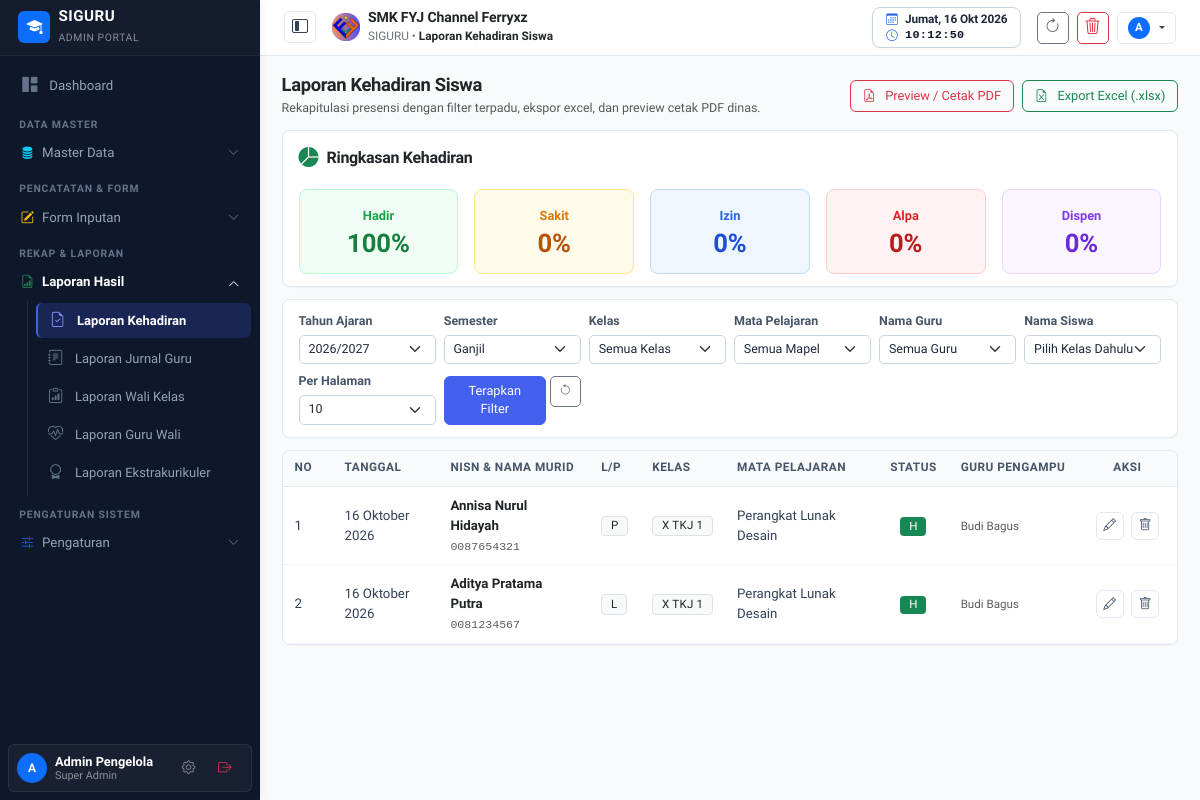
/laporan-absen.php (signed in), run on the app's committed database.
### tables this page shows
CREATE TABLE pengaturan (
    id INTEGER PRIMARY KEY AUTOINCREMENT,
    logo TEXT DEFAULT 'assets/images/logo.png',
    nama_sekolah TEXT DEFAULT 'SMK NEGERI 1 CONTOH',
    tahun_ajaran TEXT DEFAULT '2026/2027',
    semester TEXT DEFAULT 'Ganjil',
    kelas TEXT DEFAULT 'X RPL 1, X RPL 2, XI RPL 1, XI RPL 2, XII RPL 1, XII RPL 2',
    mata_pelajaran TEXT DEFAULT 'Matematika, Bahasa Indonesia, Pemrograman Web, Basis Data, Bahasa Inggris, PJOK, Pendidikan Agama',
    folder_jurnal TEXT,
    folder_foto TEXT,
    folder_guru_wali TEXT,
    folder_wali TEXT,
    folder_ekstra TEXT,
    link_db_absen TEXT,
    link_db_jurnal TEXT,
    link_db_guru_wali TEXT,
    link_db_wali TEXT,
    link_db_ekstra TEXT,
    list_ekstrakurikuler TEXT DEFAULT 'Pramuka, Paskibra, Futsal, Basket, Rohis, PMR, Desain Grafis, Robotik',
    kepala_sekolah TEXT DEFAULT 'Drs. H. Ahmad Fauzi, M.Pd.',
    nip_kepala_sekolah TEXT DEFAULT '19750815 199903 1 002'
, kop_surat TEXT DEFAULT 'assets/images/kop_surat.png', kop_size TEXT DEFAULT '90', kabupaten TEXT DEFAULT 'Klungkung', ttd_kepsek TEXT DEFAULT 'https://drive.google.com/thumbnail?id=1GUfUommgYjV-cnhU0tTB8kRJy8iXagkI', list_tahun_ajaran TEXT DEFAULT '["2025/2026", "2026/2027", "2027/2028"]');

CREATE TABLE hasil_absen (
    id INTEGER PRIMARY KEY AUTOINCREMENT,
    tanggal DATE NOT NULL,
    tahun_ajaran TEXT NOT NULL,
    semester TEXT NOT NULL,
    nisn TEXT NOT NULL,
    nama_murid TEXT NOT NULL,
    jenis_kelamin TEXT NOT NULL,
    kelas TEXT NOT NULL,
    keterangan TEXT NOT NULL,
    mata_pelajaran TEXT NOT NULL,
    nama_guru TEXT,
    created_at DATETIME DEFAULT CURRENT_TIMESTAMP
);

### laporan-absen.php (the view, shortened to what the rows shown need)
<?php
require_once __DIR__ . '/config/auth.php';
require_once __DIR__ . '/config/helper.php';
$taList = getDaftarTahunAjaran();
$filterTA = $_GET['ta'] ?? $settings['tahun_ajaran'];
$filterSemester = $_GET['semester'] ?? $settings['semester'];
require_once __DIR__ . '/views/header.php';
require_once __DIR__ . '/views/sidebar.php';
$rawLimit = isset($_GET['limit']) ? (int)$_GET['limit'] : 10;
$limit = in_array($rawLimit, [10, 20, 50, 100, 250, 500]) ? $rawLimit : 10;
$page = max(1, (int)($_GET['page'] ?? 1));
$offset = ($page - 1) * $limit;
$whereClauses = ["tahun_ajaran = ?", "semester = ?"];
$params = [$filterTA, $filterSemester];
$sqlWhere = "WHERE " . implode(" AND ", $whereClauses);
$stmt = $pdo->prepare("SELECT * FROM hasil_absen $sqlWhere ORDER BY tanggal DESC, id DESC LIMIT $limit OFFSET $offset");
$stmt->execute($params);
$laporanRows = $stmt->fetchAll();
?>
<main class="content-wrapper">
    <div class="card card-table p-3 mb-4">
        <form method="GET" class="row g-2 align-items-center">
            <div class="col-md-2 col-6">
                <label class="form-label small text-muted mb-0">Tahun Ajaran</label>
                <select name="ta" class="form-select form-select-sm">
                    <?php foreach ($taList as $taOpt): ?>
                        <option value="<?= htmlspecialchars($taOpt) ?>" <?= $filterTA === $taOpt ? 'selected' : '' ?>>
                            <?= htmlspecialchars($taOpt) ?>
                        </option>
                    <?php endforeach; ?>
                </select>
            </div>
            <div class="col-md-2 col-6">
                <label class="form-label small text-muted mb-0">Semester</label>
                <select name="semester" class="form-select form-select-sm">
                    <option value="Ganjil" <?= $filterSemester === 'Ganjil' ? 'selected' : '' ?>>Ganjil</option>
                </select>
            </div>
        </form>
    </div>
    <div class="card card-table overflow-hidden">
        <div class="table-responsive">
            <table class="table table-custom align-middle mb-0">
                <thead>
                    <tr>
                        <th style="width: 50px;">No</th>
                        <th>Tanggal</th>
                        <th>NISN & Nama Murid</th>
                        <th>L/P</th>
                        <th>Kelas</th>
                        <th>Mata Pelajaran</th>
                        <th class="text-center">Status</th>
                        <th>Guru Pengampu</th>
                        <th class="text-center" style="width: 100px;">Aksi</th>
                    </tr>
                </thead>
                <tbody>
                    <?php if (empty($laporanRows)): ?>
                        <tr><td colspan="9" class="text-center text-muted py-4">Data rekapitulasi kehadiran tidak ditemukan.</td></tr>
                    <?php else:
                        $no = $offset + 1;
                        foreach ($laporanRows as $lr):
                            $ketBadge = 'bg-secondary';
                            if ($lr['keterangan'] === 'H') $ketBadge = 'bg-success';
                    ?>
                        <tr>
                            <td><?= $no++ ?></td>
                            <td><?= formatDateIndo($lr['tanggal']) ?></td>
                            <td>
                                <div class="fw-bold text-dark"><?= htmlspecialchars($lr['nama_murid']) ?></div>
                                <small class="text-muted font-monospace"><?= htmlspecialchars($lr['nisn']) ?></small>
                            </td>
                            <td><span class="badge bg-light text-dark border"><?= $lr['jenis_kelamin'] ?></span></td>
                            <td><span class="badge bg-light text-dark border"><?= htmlspecialchars($lr['kelas']) ?></span></td>
                            <td><?= htmlspecialchars($lr['mata_pelajaran']) ?></td>
                            <td class="text-center">
                                <span class="badge <?= $ketBadge ?> px-3 py-1 fw-bold"><?= $lr['keterangan'] ?></span>
                            </td>
                            <td><small class="text-muted"><?= htmlspecialchars($lr['nama_guru']) ?></small></td>
                            <td class="text-center nowrap">
                                <?php if (canManageReport('absen', $lr)): ?>
                                    <button type="button" class="btn btn-outline-primary btn-sm rounded-pill px-2 py-0"
                                        onclick="editAbsen(<?= htmlspecialchars(json_encode($lr), ENT_QUOTES, 'UTF-8') ?>)" title="Edit Presensi">
                                        <i class="bi bi-pencil"></i>
                                    </button>
                                    <button type="button" class="btn btn-outline-danger btn-sm rounded-pill px-2 py-0 ms-1"
                                        onclick="deleteAbsen(<?= (int)$lr['id'] ?>, <?= htmlspecialchars(json_encode($lr['nama_murid']), ENT_QUOTES, 'UTF-8') ?>)" title="Hapus Data">
                                        <i class="bi bi-trash"></i>
                                    </button>
                                <?php else: ?>
                                    <span class="badge bg-light text-muted border py-1 px-2" title="Hanya guru pencatat (<?= htmlspecialchars($lr['nama_guru']) ?>) atau Super Admin yang dapat mengubah data ini">
                                        <i class="bi bi-lock-fill text-secondary me-1"></i> Terkunci
                                    </span>
                                <?php endif; ?>
                            </td>
                        </tr>
                    <?php endforeach; endif; ?>
                </tbody>
            </table>
        </div>
    </div>
</main>
<?php require_once __DIR__ . '/views/footer.php'; ?>

### views/header.php (shortened to what the rows shown need)
<?php
require_once __DIR__ . '/../config/auth.php';
require_once __DIR__ . '/../config/helper.php';
$settings = getSettings();
?>
<!DOCTYPE html>
<html lang="id">
<head>
    <link href="https://cdn.jsdelivr.net/npm/bootstrap@5.3.2/dist/css/bootstrap.min.css" rel="stylesheet">
    <link rel="stylesheet" href="https://cdn.jsdelivr.net/npm/bootstrap-icons@1.11.3/font/bootstrap-icons.min.css">
    <link rel="stylesheet" href="https://cdnjs.cloudflare.com/ajax/libs/font-awesome/6.5.1/css/all.min.css">
    <link rel="stylesheet" href="assets/css/style.css?v=<?= time() ?>">
</head>
<body>
<header class="main-header d-flex align-items-center justify-content-between px-3 px-md-4">
    <div class="d-flex align-items-center gap-2 gap-md-3">
        <div class="d-flex align-items-center gap-2">
            <img src="<?= htmlspecialchars($settings['logo'] ?? 'assets/images/logo.png') ?>" alt="Logo" class="rounded" style="height: 28px; width: 28px; object-fit: contain;">
            <div>
                <span class="d-none d-md-block fw-bold text-dark mb-0" style="font-size: 0.88rem; line-height: 1.15; letter-spacing: -0.01em;">
                    <?= htmlspecialchars($settings['nama_sekolah'] ?? 'SMK FYJ Channel Ferryxz') ?>
                </span>
                <span class="text-secondary small" style="line-height: 1.1; font-size: 0.74rem;">
                    SIGURU &bull; <span class="fw-semibold text-dark"><?= htmlspecialchars($pageTitle ?? 'Dashboard') ?></span>
                </span>
            </div>
        </div>
    </div>
</header>

### data on the page
pengaturan: logo (picture), nama_sekolah "SMK FYJ Channel Ferryxz", ta "2026/2027", semester "Ganjil"
hasil_absen: tanggal "16 Oktober 2026", nama_murid "Annisa Nurul Hidayah", nisn "0087654321", jenis_kelamin "P", kelas "X TKJ 1", mata_pelajaran "Perangkat Lunak Desain", keterangan "H", nama_guru "Budi Bagus"
hasil_absen: tanggal "16 Oktober 2026", nama_murid "Aditya Pratama Putra", nisn "0081234567", jenis_kelamin "L", kelas "X TKJ 1", mata_pelajaran "Perangkat Lunak Desain", keterangan "H", nama_guru "Budi Bagus"

### other printed values
$pageTitle "Laporan Kehadiran Siswa"
substr($user['nama'] ?: 'U', 0, 1) "A"
substr($currentUserData['nama'] ?? 'U', 0, 1) "A"
$currentUserData['nama'] "Admin Pengelola"
$currentUserData['hak_akses'] "Super Admin"
$pctHadir "100"
$pctSakit "0"
$pctIzin "0"
$pctAlpa "0"
$pctDispen "0"
form field limit "10"
